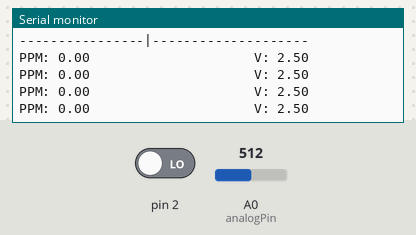
This sketch was run on a simulated Arduino Uno, built with avr-gcc and run on an emulated ATmega328P. Parts: the last lines printed to the serial monitor. The inputs (shaded band) are chosen by the test bench; at power-on: A0 (analogPin) = 512, pin 2 LOW.

Above: at 6.2 s.
6.3 s: A0 (analogPin) set to 334
At 6.69 s:
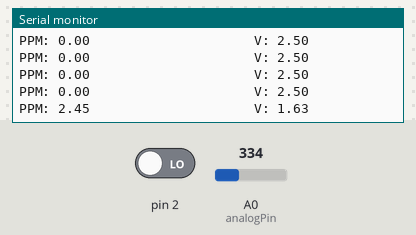
7.8 s: A0 (analogPin) set to 312
At 8.02 s:
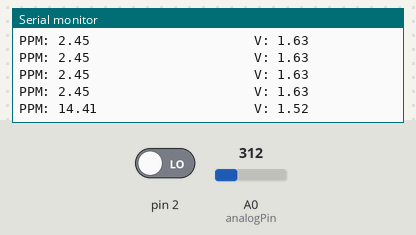

Measured:
- the behaviour switches between 321 and 320 on A0 (analogPin) (found by bisection; images 1 and 2)
- after the input at 6.3 s, the serial monitor: prints a new line after 0.17 s (image 1)
- after the input at 7.8 s, the serial monitor: prints a new line at once (image 2)

The sketch:

adcOnArduino.ino
```cpp
int analogPin = A0; // A0 analog to digital converter input pin, connected to the photodetector, powered 3.3v
float adc_val = 0.0;  // variable to store the value read
float voltage = 0.0; // voltage at photodetector
float ppm = 0.0; //derived ppm phosphate from voltage
int ss_mode = 0; //slide switch detected on or off, to trigger sensor cycle
int cycle_fin = 0; //extra value to prevent infinite looping of sensor cycle when activated

int isFirstRun = 1;

// (ss must be reset to off state before activating again)
void setup() {
  Serial.begin(9600); //  setup serial
  pinMode(2, INPUT);

  // Serial.println("\n\n\n\nThiskjdsjkds is the start of a new iteration...");
  delay(5000); // Give you time to open the Serial Monitor

  isFirstRun = 1;
}


void loop() {
  // Serial.println(isFirstRun);

  if (isFirstRun == 1){
    // Serial.println("This is the first run...\n\n");
    isFirstRun = 0;

    #if 0
    exit(1);
    #endif

    Serial.println("\n\n\n\n\n\n\n\n\n\n\n\n\n\n\n\n\n\n\n\n\n\n\n\n\n\n\n\n\n\n\n\n");
    Serial.println("Phosphate       |             Voltage");
    Serial.println("Measurements    |               Level");
    Serial.println("----------------|--------------------");


  }

  #if 0
  Serial.println("\n\n\n\nThisdskj is the start of a new iteration...");
  #endif

  adc_val = float(analogRead(analogPin));  // read the input adc pin
  voltage = 5 * adc_val / 1023; //convert pin value to voltage (adc pin works from 0-5v)
  ppm = float( max(0, (voltage - 1.65447100313479622535) / -0.00899216300940438272) ); //ppm conversion

  ss_mode = digitalRead(2);
  if(ss_mode == 1 && cycle_fin == 0){
    #if 0
    //run a sensing cycle, meaning get the motors, valves, and pumps to operate
    Serial.println("operating operation");
    Serial.println("operation finished");
    cycle_fin = 1;
    #endif

  }


  else if(ss_mode == 0 && cycle_fin == 1){
    cycle_fin = 0;
  }

  #if 1
  Serial.print("PPM: ");
  Serial.print(ppm);

  // Serial.print(",");

  if (ppm < 10) Serial.print(" ");

  Serial.print("                    V: ");


  Serial.println(voltage);
  #endif


  #if 0
  Serial.print("Voltage: ");
  Serial.print(voltage);
  Serial.print(" SlideSwitch mode: ");
  Serial.print(ss_mode);
  Serial.print(" Cycle finished?: ");
  Serial.println(cycle_fin);
  #endif


  delay(333);
}
```
